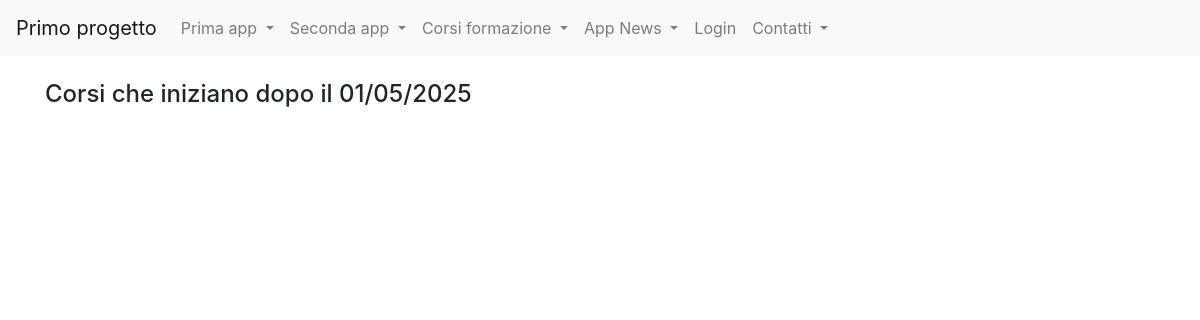
Before: /corsi_formazione/view_c with the older database file.
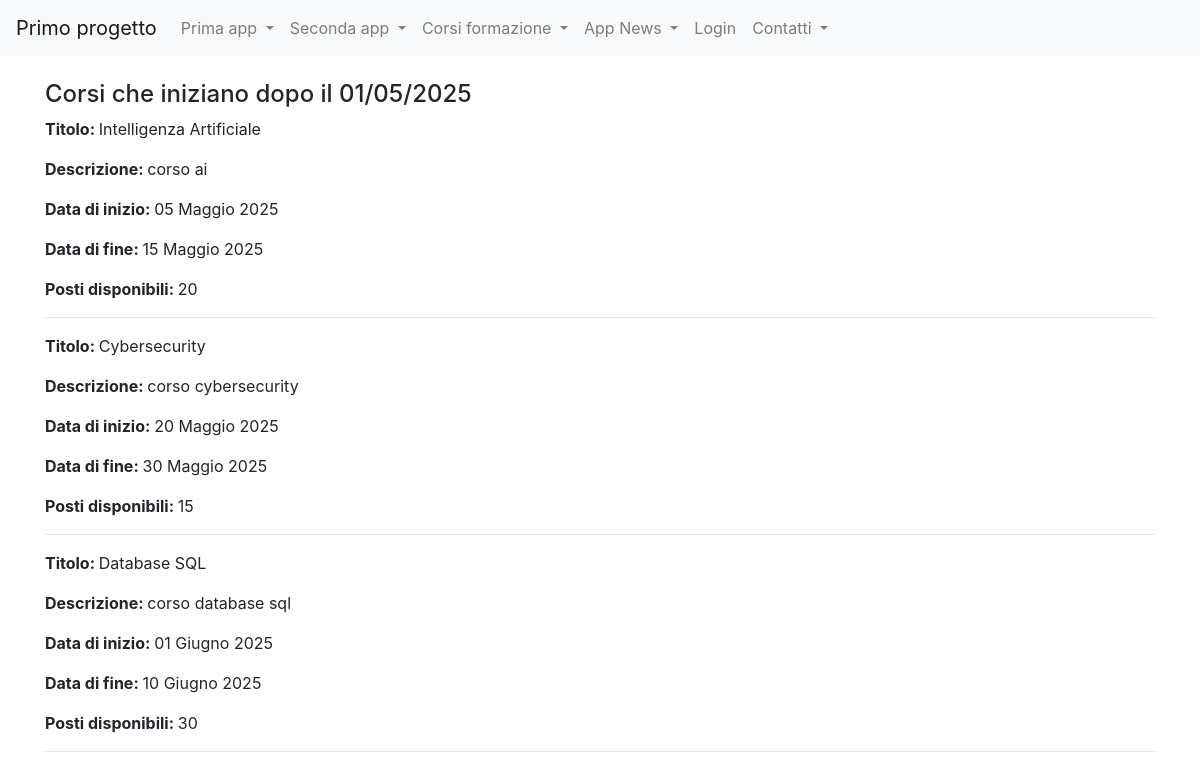
After: the same page with the newer database file.
### corsi_formazione/models.py (models this page shows, shortened)
class Corso(models.Model):
    titolo = models.CharField(max_length=35)
    descrizione = models.CharField(max_length=20)
    data_inizio = models.DateField(blank=True)
    data_fine = models.DateField(blank=True)
    posti_disponibili = models.IntegerField(default=0,blank=True)
    class Meta:
        verbose_name = "Corso"
        verbose_name_plural = "Corsi"

### corsi_formazione/views.py (the view)
# urls.py: path("view_c", view_c, name="view_c" ),
def view_c(request): #view di view c
    corsi_data = Corso.objects.filter(data_inizio__gt=datetime.date(2025,5,1))
    context = {'corsi' : corsi_data}
    return render(request, 'view_c.html',context)

### corsi_formazione/templates/view_c.html (shortened to what this page needs)
{% extends 'base.html'%}
{%block content%}
<h4>Corsi che iniziano dopo il 01/05/2025 </h4>
{% for corso in corsi %}
    <p><strong>Titolo: </strong>{{ corso.titolo }}</p>
    <p><strong>Descrizione: </strong>{{ corso.descrizione }}</p>
    <p><strong>Data di inizio: </strong>{{ corso.data_inizio }}</p>
    <p><strong>Data di fine: </strong>{{ corso.data_fine }}</p>
    <p><strong>Posti disponibili: </strong>{{ corso.posti_disponibili }}</p>
    <hr>
{% endfor %}
{%endblock content%}

Changed rows visible on the page:
added Corso: titolo "Intelligenza Artificiale", descrizione "corso ai", data_inizio "05 Maggio 2025", data_fine "15 Maggio 2025", posti_disponibili "20"
added Corso: titolo "Cybersecurity", descrizione "corso cybersecurity", data_inizio "20 Maggio 2025", data_fine "30 Maggio 2025", posti_disponibili "15"
added Corso: titolo "Database SQL", descrizione "corso database sql", data_inizio "01 Giugno 2025", data_fine "10 Giugno 2025", posti_disponibili "30"
